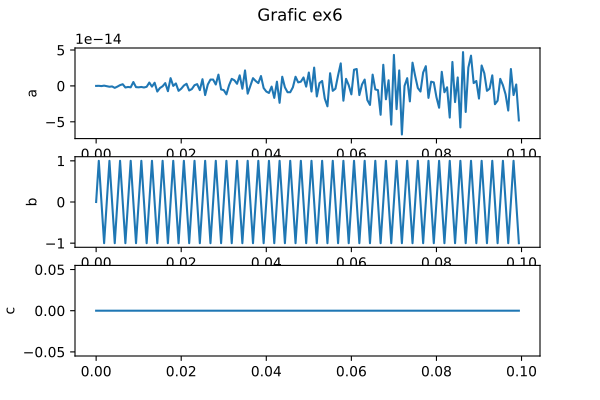

Generate this figure with Python:
import numpy as np
import matplotlib.pyplot as plt

fs = 1600
t = np.linspace(0, 0.1, int(0.1 * fs), endpoint = False)

a = np.sin(2 * np.pi * (fs / 2) * t) # nu se recunoaste sinusul
b = np.sin(2 * np.pi * (fs / 4) * t) # se vede un sinus, dar cu colturi pentru ca are putine puncte
c = np.sin(2 * np.pi * 0 * t) #semnalul este reprezentat de o linie dreapta la nivelul lui 0

fig, axs = plt.subplots(3)
fig.suptitle('Grafic ex6')
axs[0].plot(t, a)
#axs[0].set_ylim([-1, 1])
axs[0].set_ylabel('a')
axs[1].plot(t, b)
axs[1].set_ylabel('b')
axs[2].plot(t, c)
axs[2].set_ylabel('c')
plt.savefig('ex6.pdf')
plt.show()
